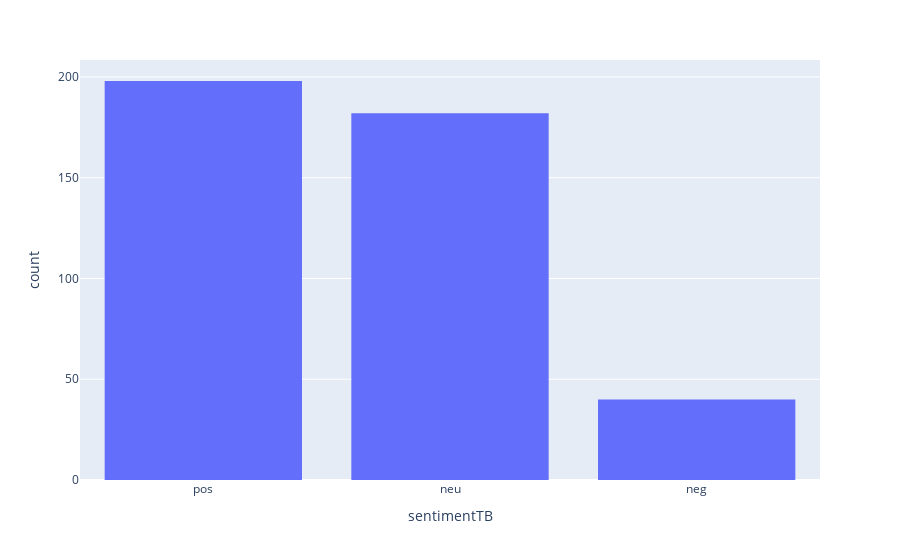

The code cell stored with this chart in its notebook:
### Code cell
fig = px.histogram(df, x="sentimentTB", nbins=3)
fig.show()

### Figure 1 — Plotly figure (JSON) as saved in the notebook; plotly's stock layout.template omitted (floating-point values rounded to 4 significant figures; data arrays with more than 128 entries replaced by an {"elided": "..."} marker saying what was removed)
{"data": [{"alignmentgroup": "True", "bingroup": "x", "hovertemplate": "sentimentTB=%{x}<br>count=%{y}<extra></extra>", "legendgroup": "", "marker": {"color": "#636efa", "pattern": {"shape": ""}}, "name": "", "nbinsx": 3, "offsetgroup": "", "orientation": "v", "showlegend": false, "type": "histogram", "x": {"elided": "420 str values"}, "xaxis": "x", "yaxis": "y"}], "layout": {"barmode": "relative", "legend": {"tracegroupgap": 0}, "margin": {"t": 60}, "xaxis": {"anchor": "y", "domain": [0, 1], "title": {"text": "sentimentTB"}}, "yaxis": {"anchor": "x", "domain": [0, 1], "title": {"text": "count"}}}}
